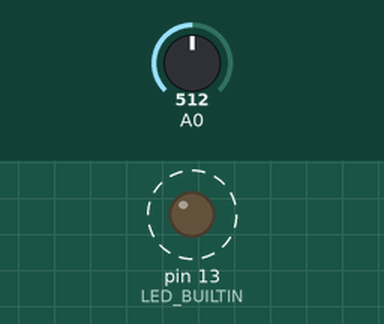
This sketch was run on a simulated Arduino Uno, built with avr-gcc and run on an emulated ATmega328P. On the bench: output pins drawn as LEDs (lit = HIGH). Dashed ring = blinking. The inputs (shaded band) are chosen by the test bench; at power-on: A0 = 512.

Above: at 1.8 s.
1.9 s: A0 set to 0
At 3.3 s:
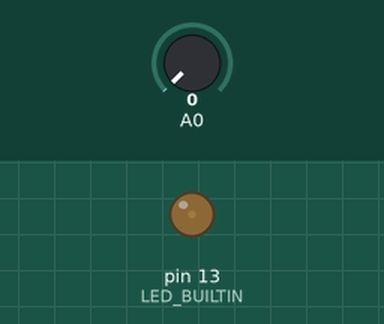
3.6 s: A0 set to 122
At 3.9 s:
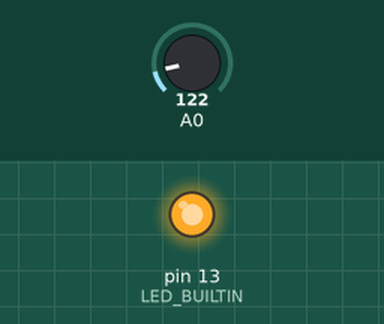
Timing chart, 0 to 13.1 s (numbered marks = the images above; inputs shaded):
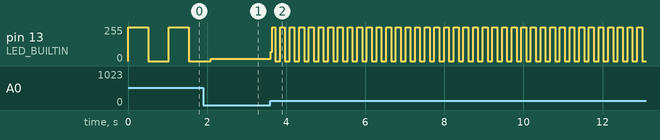

Measured:
- after the input at 3.6 s, pin 13 (LED_BUILTIN): 16/255 → 68/255 at once, then moves between 0/255 and 255/255, repeating every 0.24 s
- by itself, pin 13 (LED_BUILTIN): alternates 255/255 for 0.51 s and 0/255 for 0.51 s

The sketch:

EXEMPLO05_ANALOG_LDR_POT.ino
```cpp
// Pisca o LED interno na proporção da luminosidade
int val;
void setup() {
    pinMode(LED_BUILTIN, OUTPUT);
}
void loop() {
    val = analogRead(0); // Lê o valor
    // do sensor
    digitalWrite(LED_BUILTIN, HIGH);
    delay(val); // Pausa o programa por um tempo
    digitalWrite(LED_BUILTIN, LOW);
    delay(val);
}
```
